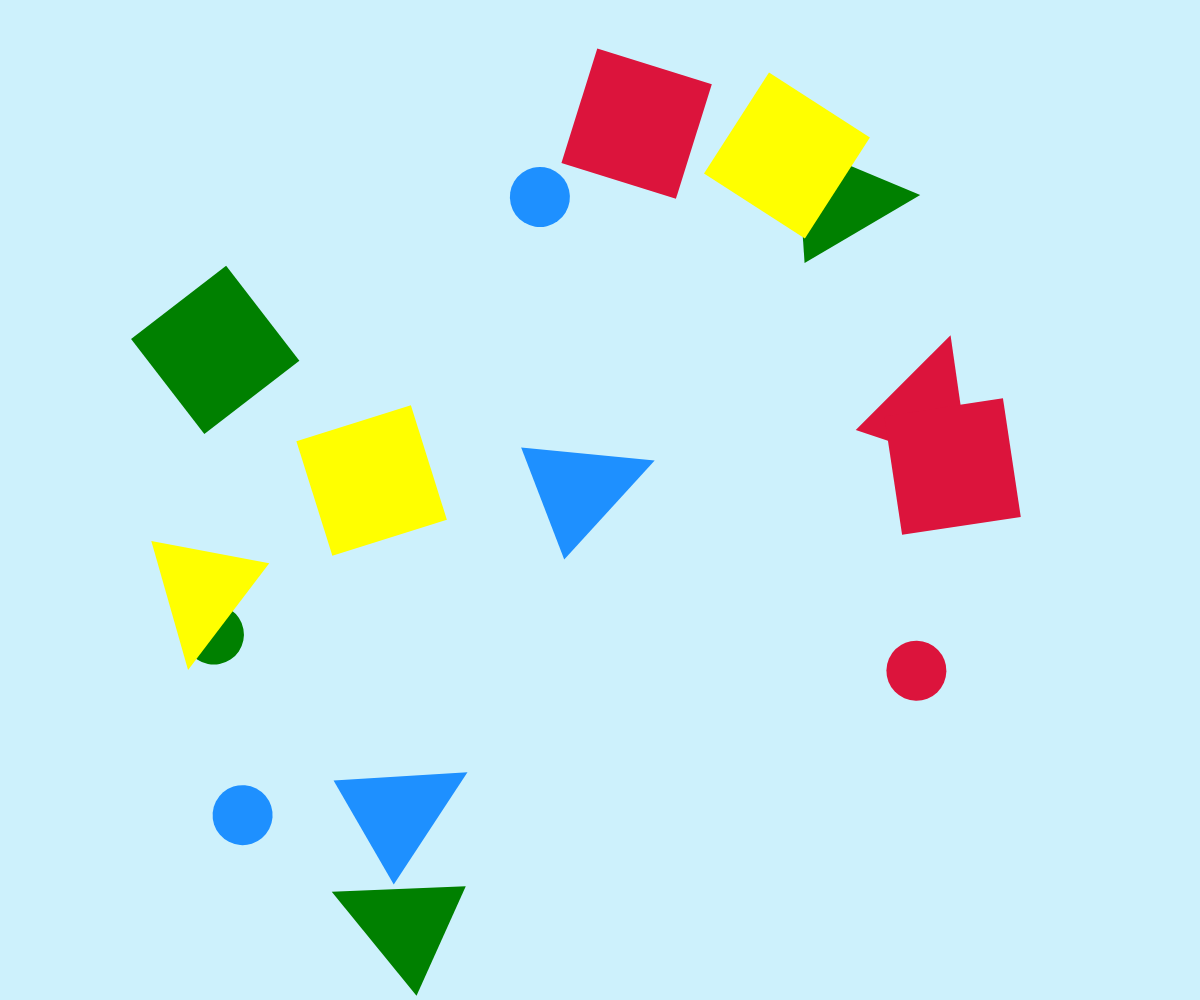
Frame 1 (no input)
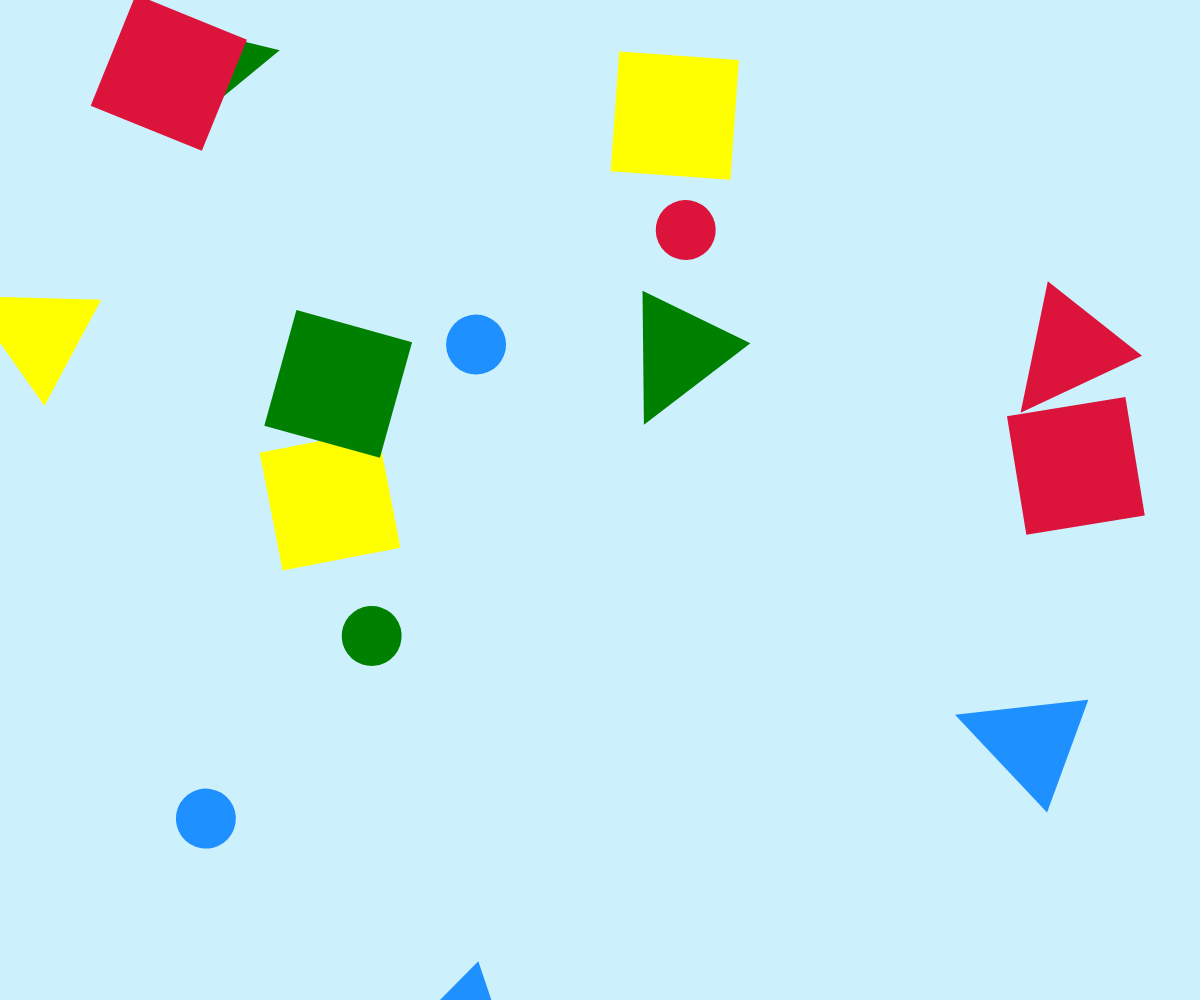
Frame 60 (no input)
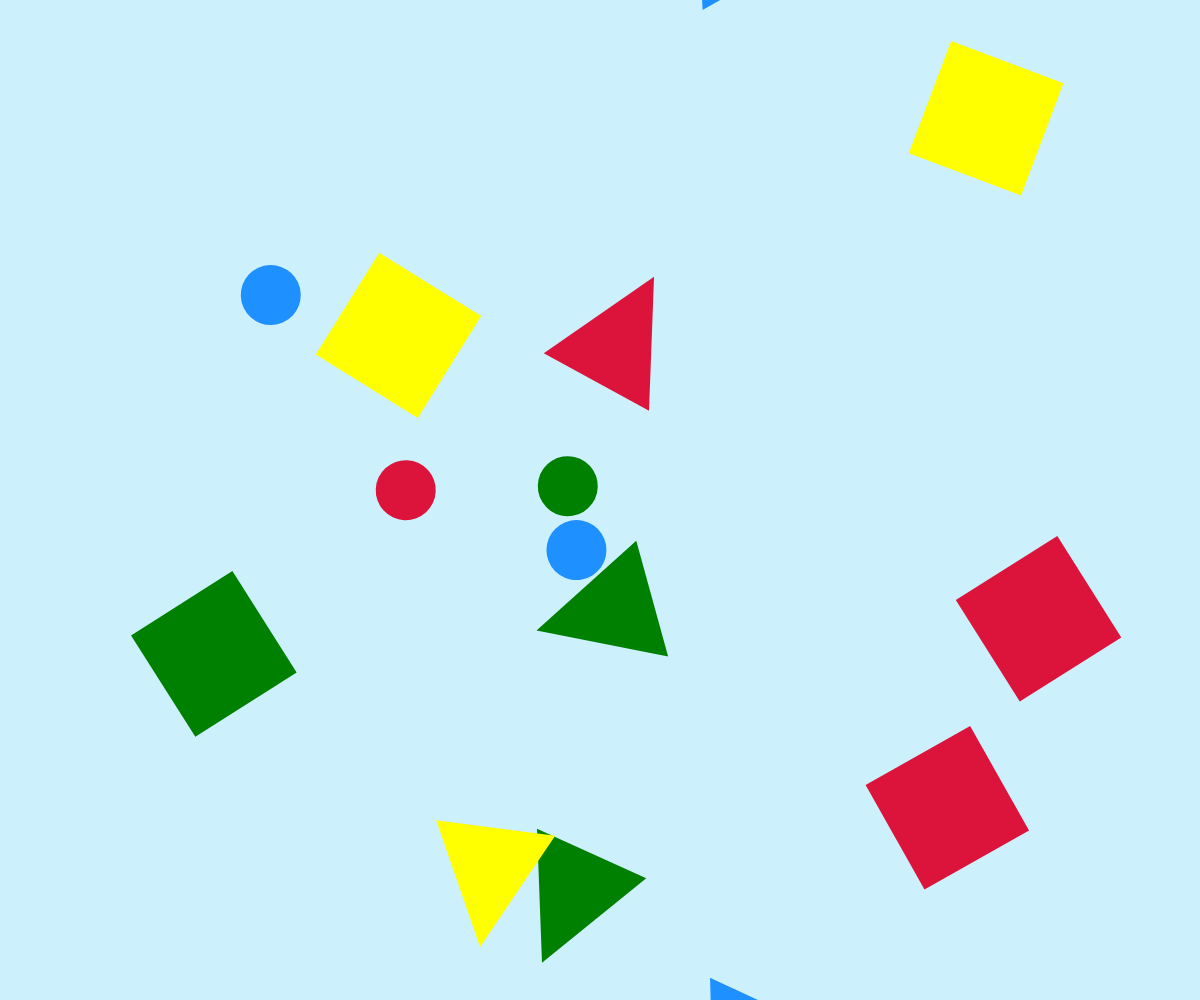
Frame 120 (the mouse pressed at the canvas centre since frame 60)

The p5.js sketch that drew these frames (run headless with seeded random() and noise() and a simulated clock; from frame 60 on, the mouse is pressed at the canvas centre):

// p5.js sketch
// ── sketch.js
let numShapes = 15;
let speed = 5;
let shapeSize;

let randXs = [];
let randYs = [];
let randRotations = [];

let randColors = [];
let randNames = [];

//these are the new arrays that store the current direction of each shape's movement and rotation
let randXDirections = [];
let randYDirections = [];
let randRotationDirections = [];

function setup() {
  createCanvas(windowWidth, windowHeight);
  rectMode(CENTER);
  angleMode(DEGREES);
  noStroke();
  shapeSize = width * 0.1;

  for (let i = 0; i < numShapes; i++) {
    randXs[i] = random(width * 0.1, width * 0.9);
    randYs[i] = random(height * 0.1, height * 0.9);

    randRotations[i] = random(360);
    randColors[i] = random(['Crimson', 'green', 'DodgerBlue', 'yellow']);
    randNames[i] = random(['square', 'circle', 'triangle']);

    //here we pick a random direction for each shape to start travelling
    randXDirections[i] = random(-speed, speed);
    randYDirections[i] = random(-speed, speed);
    randRotationDirections[i] = random(-speed, speed);
  }
}

function draw() {
  background('#CDF1FC');

  //This whole for loop could probably go into it's own function called moveShapes()
  for (let i = 0; i < numShapes; i++) {
    //in this case we are randomly changing directions, experiment with changing this behaviour
    randXDirections[i] += random(-1, 1);
    randYDirections[i] += random(-1, 1);
    randRotationDirections[i] += random(-1, 1);

    //Every frame we add onto each shape's current position their current direction of movement and rotation
    randXs[i] += randXDirections[i];
    randYs[i] += randYDirections[i];
    randRotations[i] += randRotationDirections[i];

    //This is a simple behaviour to ensure the shapes don't leave the screen. You could also change how this works
    if (randXs[i] > width || randXs[i] < 0 || randYs[i] > height || randYs[i] < 0) {
      //here we reset all the location and direction variables
      randXs[i] = random(width * 0.1, width * 0.9);
      randYs[i] = random(height * 0.1, height * 0.9);
      randXDirections[i] = random(-speed, speed);
      randYDirections[i] = random(-speed, speed);
      randRotationDirections[i] = random(-speed, speed);
    }
  }

  for (let i = 0; i < numShapes; i++) {
    drawAShape(randXs[i], randYs[i], randRotations[i], randColors[i], randNames[i]);
  }
}

//still unchanged
function drawAShape(x, y, rotation, color, name) {
  push();
  translate(x, y);
  rotate(rotation);
  fill(color);
  if (name == 'square') {
    square(0, 0, shapeSize);
  } else if (name == 'circle') {
    circle(0, 0, shapeSize / 2);
  } else if (name == 'triangle') {
    triangle(0, 0, shapeSize, 0, shapeSize / 2, shapeSize);
  }
  pop();
}
